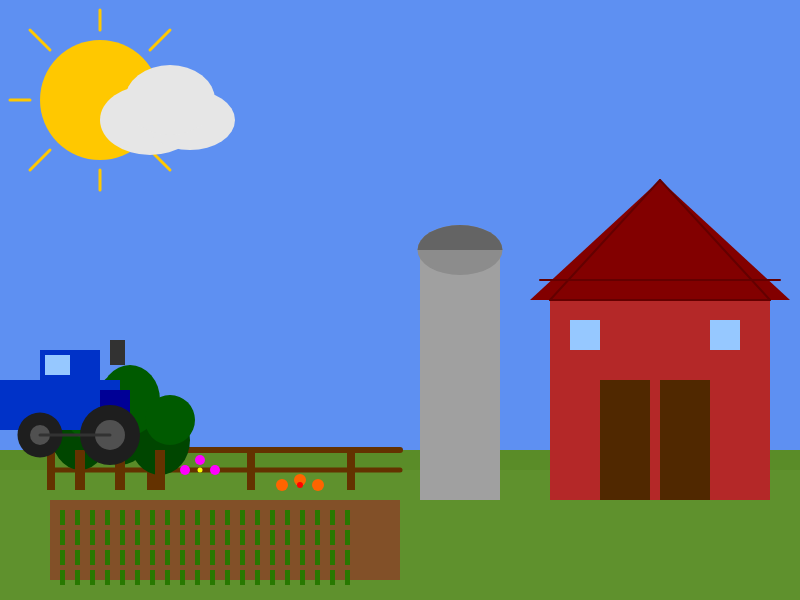
Frame 1 (no input)
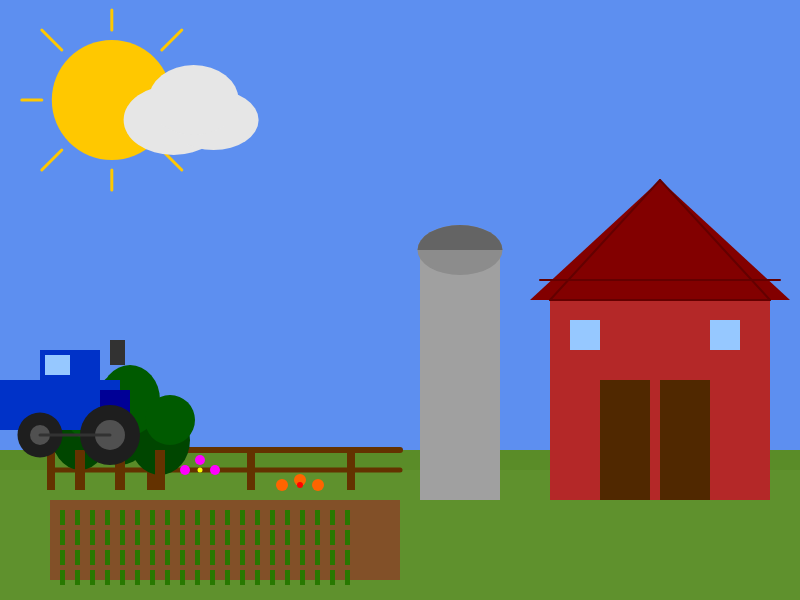
Frame 60 (no input)
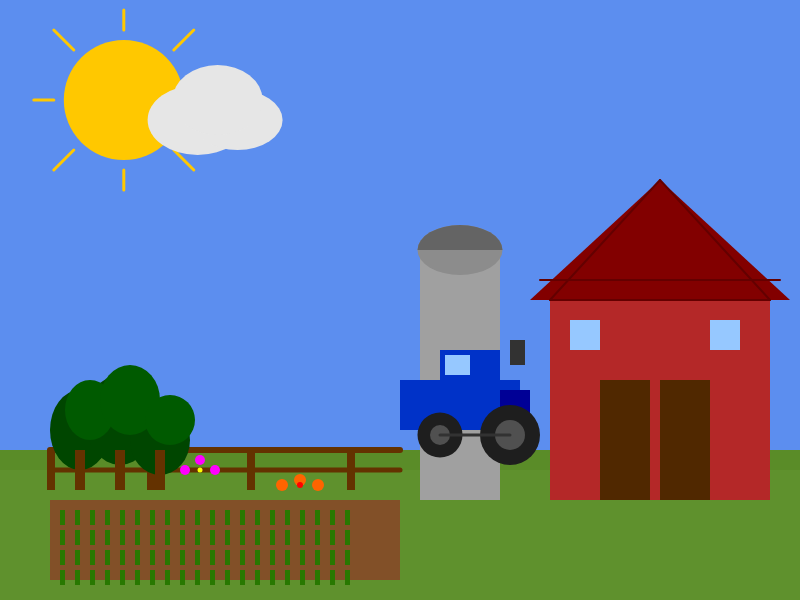
Frame 120 (the mouse pressed at the canvas centre since frame 60)

The p5.js sketch that drew these frames (run headless with seeded random() and noise() and a simulated clock; from frame 60 on, the mouse is pressed at the canvas centre):

// p5.js sketch
// ── sketch.js
// Variáveis para controlar a posição dos elementos animados (menos o trator)
let solX;
let solY;
let velocidadeSol = 0.2; // Velocidade que o sol se move um pouco mais lento

let nuvem1X;
let nuvem2X;
let velocidadeNuvem = 0.4; // Velocidade que as nuvens se movem

// Não precisamos mais da variável tratorX para o movimento automático

function setup() {
  createCanvas(800, 600); // Tamanho da área de desenho
  // Definimos a posição inicial dos elementos animados
  solX = 100;
  solY = 100;

  nuvem1X = -150; // Começa fora da tela à esquerda
  nuvem2X = 150;

  // Configurações iniciais de desenho
  noStroke(); // Geralmente desenhamos sem contorno a menos que especificado
}

function draw() {
  // -- O CHÃO E O CÉU --
  // Céu (muda um pouco de cor dependendo da posição do sol para simular o dia)
  let rCeu = map(solX, 0, width, 100, 50);
  let gCeu = map(solX, 0, width, 150, 100);
  let bCeu = map(solX, 0, width, 255, 150);
  background(rCeu, gCeu, bCeu); // Usa as cores calculadas para o fundo

  // Desenha o chão (grama com um pouco de variação)
  fill(90, 140, 40); // Cor de grama principal
  rect(0, 450, width, 150);
  fill(95, 145, 45); // Uma cor de grama um pouco diferente
  rect(0, 470, width, 130);


  // -- ELEMENTOS DA FAZENDA (Estáticos ou semi-estáticos) --

  // Desenha um celeiro mais detalhado
  fill(180, 40, 40); // Vermelho para o celeiro
  rect(550, 300, 220, 200); // Corpo principal do celeiro
  fill(130, 0, 0); // Vermelho mais escuro para o telhado
  triangle(530, 300, 790, 300, 660, 180); // Telhado do celeiro

  // Detalhes do telhado (opcional, para dar ideia de telhas)
  stroke(100, 0, 0);
  strokeWeight(2);
  line(550, 300, 770, 300);
  line(540, 280, 780, 280);
  line(550, 300, 660, 180);
  line(770, 300, 660, 180);
  noStroke();

  // Desenha uma porta dupla no celeiro
  fill(80, 40, 0); // Cor de madeira para as portas
  rect(600, 380, 50, 120);
  rect(660, 380, 50, 120);

  // Desenha janelas no celeiro
  fill(150, 200, 255); // Azul claro para as janelas
  rect(570, 320, 30, 30);
  rect(710, 320, 30, 30);

  // Desenha um silo mais detalhado
  fill(160); // Cor cinza para o silo
  rect(420, 250, 80, 250); // Corpo principal do silo
  fill(140); // Cinza mais escuro para o topo
  ellipse(460, 250, 85, 50); // Topo do silo (parte arredondada)
  fill(100); // Cor mais escura para a base do topo
  arc(460, 250, 85, 50, PI, TWO_PI); // Arco para a base do topo

  // Desenha uma cerca um pouco mais robusta
  stroke(100, 50, 0); // Cor marrom para a cerca
  strokeWeight(6); // Espessura da linha da cerca
  line(50, 450, 400, 450); // Linha horizontal superior
  strokeWeight(5);
  line(50, 470, 400, 470); // Linha horizontal inferior

  // Postes da cerca (retângulos finos para parecer mais tridimensional)
  fill(100, 50, 0);
  noStroke();
  rect(47, 450, 8, 40);
  rect(147, 450, 8, 40);
  rect(247, 450, 8, 40);
  rect(347, 450, 8, 40);
  stroke(100, 50, 0); // Volta o contorno para as linhas
  strokeWeight(5);


  // Desenha algumas árvores com formas mais orgânicas
  noStroke();
  fill(0, 70, 0); // Verde mais escuro para algumas folhas
  ellipse(80, 430, 60, 80);
  ellipse(120, 420, 70, 90);
  ellipse(160, 440, 60, 70);

  fill(0, 90, 0); // Verde mais claro para outras folhas
  ellipse(90, 410, 50, 60);
  ellipse(130, 400, 60, 70);
  ellipse(170, 420, 50, 50);


  fill(100, 50, 0); // Marrom para os troncos
  rect(75, 450, 10, 40);
  rect(115, 450, 10, 40);
  rect(155, 450, 10, 40);


  // -- A PLANTAÇÃO --

  // Área da plantação (terra)
  fill(130, 80, 40); // Cor de terra
  rect(50, 500, 350, 80); // Posição e tamanho da plantação

  // Desenha as plantinhas usando loops
  fill(40, 120, 0); // Cor verde para as plantinhas
  let inicioXPlantacao = 60;
  let inicioYPlantacao = 510;
  let espacoEntrePlantas = 15;
  let numeroDeFileiras = 4;
  let plantasPorFileira = 20;

  // Loop para as fileiras
  for (let j = 0; j < numeroDeFileiras; j++) {
    // Loop para as plantinhas em cada fileira
    for (let i = 0; i < plantasPorFileira; i++) {
      // Desenha uma plantinha (um pequeno retângulo verde)
      rect(inicioXPlantacao + i * espacoEntrePlantas, inicioYPlantacao + j * 20, 5, 15);
    }
  }


  // -- ELEMENTOS ANIMADOS NO CÉU --

  // Desenha o sol com alguns "raios" simples
  fill(255, 200, 0); // Laranja mais claro para o sol
  ellipse(solX, solY, 120, 120); // Sol um pouco maior
  // Raios simples (linhas)
  stroke(255, 200, 0);
  strokeWeight(3);
  line(solX, solY - 70, solX, solY - 90);
  line(solX, solY + 70, solX, solY + 90);
  line(solX - 70, solY, solX - 90, solY);
  line(solX + 70, solY, solX + 90, solY);
  // Raios diagonais
  line(solX - 50, solY - 50, solX - 70, solY - 70);
  line(solX + 50, solY - 50, solX + 70, solY - 70);
  line(solX - 50, solY + 50, solX - 70, solY + 70);
  line(solX + 50, solY + 50, solX + 70, solY + 70);
  noStroke(); // Volta a remover o contorno


  // Move o sol automaticamente
  solX += velocidadeSol;
  // Se o sol sair da tela pela direita, ele volta para a esquerda
  if (solX > width + 60) {
    solX = -60;
  }

  // Desenha as nuvens com formas mais suaves
  fill(230, 230, 230); // Branco um pouco acinzentado para as nuvens
  // Nuvem 1
  ellipse(nuvem1X, 90, 90, 60);
  ellipse(nuvem1X + 40, 90, 80, 50);
  ellipse(nuvem1X + 20, 70, 80, 60);

  // Nuvem 2
  ellipse(nuvem2X, 120, 100, 70);
  ellipse(nuvem2X + 40, 120, 90, 60);
  ellipse(nuvem2X + 20, 100, 90, 70);

  // Move as nuvens automaticamente
  nuvem1X += velocidadeNuvem;
  nuvem2X += velocidadeNuvem;

  // Se a nuvem sair da tela, ela volta para o começo
  if (nuvem1X > width + 80) {
    nuvem1X = -150;
  }
  if (nuvem2X > width + 100) {
    nuvem2X = -180;
  }


  // -- O TRATOR (Controlado pelo Mouse e mais detalhado) --

  // A posição horizontal do trator continua sendo mouseX!
  let tratorXMouse = mouseX;

  // Corpo principal do trator
  fill(0, 50, 200); // Azul um pouco mais escuro para o corpo
  rect(tratorXMouse, 380, 120, 50); // Corpo maior

  // Parte da frente do trator (onde fica o motor)
  fill(0, 0, 150); // Azul mais escuro
  rect(tratorXMouse + 100, 390, 30, 40);

  // Cabine do trator
  fill(0, 50, 200);
  rect(tratorXMouse + 40, 350, 60, 30);

  // Janela da cabine
  fill(150, 200, 255); // Azul claro para a janela
  rect(tratorXMouse + 45, 355, 25, 20);

  // Chaminé do trator
  fill(50); // Cinza escuro para a chaminé
  rect(tratorXMouse + 110, 340, 15, 25);

  // Rodas do trator (agora com um pequeno aro no meio)
  fill(30); // Cinza bem escuro para o pneu
  ellipse(tratorXMouse + 40, 435, 45, 45); // Roda dianteira
  ellipse(tratorXMouse + 110, 435, 60, 60); // Roda traseira

  fill(80); // Cinza mais claro para o aro
  ellipse(tratorXMouse + 40, 435, 20, 20);
  ellipse(tratorXMouse + 110, 435, 30, 30);

  // Eixo das rodas (linha fina)
  stroke(50);
  strokeWeight(3);
  line(tratorXMouse + 40, 435, tratorXMouse + 110, 435);
  noStroke();


  // -- DETALHES EXTRAS --

  // Algumas flores simples na grama (mantivemos as flores)
  fill(255, 0, 255); // Cor rosa
  ellipse(200, 460, 10, 10);
  ellipse(215, 470, 10, 10);
  ellipse(185, 470, 10, 10);
  fill(255, 255, 0); // Centro amarelo
  ellipse(200, 470, 5, 5);

  fill(255, 100, 0); // Cor laranja
  ellipse(300, 480, 12, 12);
  ellipse(318, 485, 12, 12);
  ellipse(282, 485, 12, 12);
  fill(255, 0, 0); // Centro vermelho
  ellipse(300, 485, 6, 6);
}
